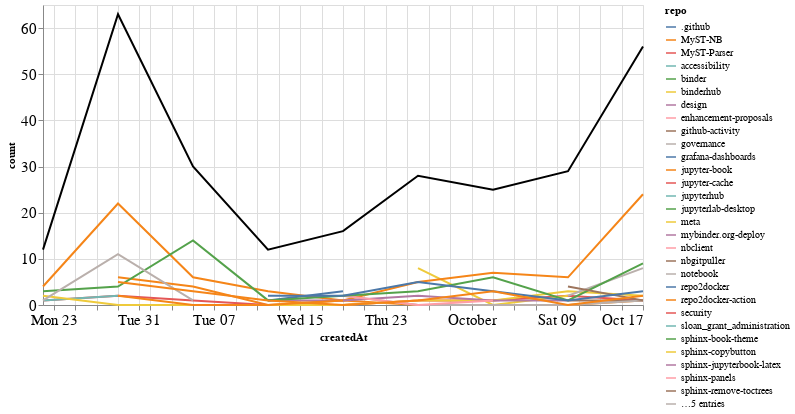

This figure's notebook cell:
### Markdown cell above
### Comments

### Code cell
comments_time = comments.groupby('repo').resample('W', on='createdAt').count()['author'].reset_index()
comments_time = comments_time.rename(columns={'author': 'count'})
comments_time_total = comments_time.groupby('createdAt').agg({"count": "sum"}).reset_index()
ch1 = alt.Chart(comments_time, width=600).mark_line().encode(
    x='createdAt',
    y='count',
    color='repo',
    tooltip="repo"
)

ch2 = alt.Chart(comments_time_total, width=600).mark_line(color="black").encode(
    x='createdAt',
    y='count',
)

ch1 + ch2

### Figure 1 — Vega-Lite specification as saved in the notebook (floating-point values rounded to 4 significant figures)
{"config": {"axisLeft": {"labelFontSize": 15}, "axisBottom": {"labelFontSize": 15}}, "layer": [{"data": {"name": "data-67ccc74243d1c395c35c5a9dc66bf73c"}, "mark": "line", "encoding": {"color": {"type": "nominal", "field": "repo"}, "tooltip": {"type": "nominal", "field": "repo"}, "x": {"type": "temporal", "field": "createdAt"}, "y": {"type": "quantitative", "field": "count"}}, "width": 600}, {"data": {"name": "data-fa0af0a52ddb5721d8845d90d202cd90"}, "mark": {"type": "line", "color": "black"}, "encoding": {"x": {"type": "temporal", "field": "createdAt"}, "y": {"type": "quantitative", "field": "count"}}, "width": 600}], "$schema": "https://vega.github.io/schema/vega-lite/v4.8.1.json", "datasets": {"data-67ccc74243d1c395c35c5a9dc66bf73c": [{"repo": ".github", "createdAt": "2021-09-12T00:00:00", "count": 1}, {"repo": "MyST-NB", "createdAt": "2021-08-29T00:00:00", "count": 6}, {"repo": "MyST-NB", "createdAt": "2021-09-05T00:00:00", "count": 4}, {"repo": "MyST-NB", "createdAt": "2021-09-12T00:00:00", "count": 0}, {"repo": "MyST-NB", "createdAt": "2021-09-19T00:00:00", "count": 1}, {"repo": "MyST-NB", "createdAt": "2021-09-26T00:00:00", "count": 0}, {"repo": "MyST-NB", "createdAt": "2021-10-03T00:00:00", "count": 0}, {"repo": "MyST-NB", "createdAt": "2021-10-10T00:00:00", "count": 0}, {"repo": "MyST-NB", "createdAt": "2021-10-17T00:00:00", "count": 1}, {"repo": "MyST-Parser", "createdAt": "2021-08-22T00:00:00", "count": 1}, {"repo": "MyST-Parser", "createdAt": "2021-08-29T00:00:00", "count": 2}, {"repo": "MyST-Parser", "createdAt": "2021-09-05T00:00:00", "count": 1}, {"repo": "MyST-Parser", "createdAt": "2021-09-12T00:00:00", "count": 0}, {"repo": "MyST-Parser", "createdAt": "2021-09-19T00:00:00", "count": 0}, {"repo": "MyST-Parser", "createdAt": "2021-09-26T00:00:00", "count": 1}, {"repo": "MyST-Parser", "createdAt": "2021-10-03T00:00:00", "count": 1}, {"repo": "MyST-Parser", "createdAt": "2021-10-10T00:00:00", "count": 2}, {"repo": "MyST-Parser", "createdAt": "2021-10-17T00:00:00", "count": 1}, {"repo": "accessibility", "createdAt": "2021-08-22T00:00:00", "count": 1}, {"repo": "accessibility", "createdAt": "2021-08-29T00:00:00", "count": 2}, {"repo": "binder", "createdAt": "2021-09-19T00:00:00", "count": 1}, {"repo": "binderhub", "createdAt": "2021-09-26T00:00:00", "count": 8}, {"repo": "binderhub", "createdAt": "2021-10-03T00:00:00", "count": 0}, {"repo": "binderhub", "createdAt": "2021-10-10T00:00:00", "count": 2}, {"repo": "design", "createdAt": "2021-08-29T00:00:00", "count": 1}, {"repo": "enhancement-proposals", "createdAt": "2021-10-10T00:00:00", "count": 2}, {"repo": "github-activity", "createdAt": "2021-10-10T00:00:00", "count": 1}, {"repo": "github-activity", "createdAt": "2021-10-17T00:00:00", "count": 1}, {"repo": "governance", "createdAt": "2021-09-19T00:00:00", "count": 2}, {"repo": "governance", "createdAt": "2021-09-26T00:00:00", "count": 0}, {"repo": "governance", "createdAt": "2021-10-03T00:00:00", "count": 0}, {"repo": "governance", "createdAt": "2021-10-10T00:00:00", "count": 0}, {"repo": "governance", "createdAt": "2021-10-17T00:00:00", "count": 1}, {"repo": "grafana-dashboards", "createdAt": "2021-08-29T00:00:00", "count": 1}, {"repo": "jupyter-book", "createdAt": "2021-08-22T00:00:00", "count": 4}, {"repo": "jupyter-book", "createdAt": "2021-08-29T00:00:00", "count": 22}, {"repo": "jupyter-book", "createdAt": "2021-09-05T00:00:00", "count": 6}, {"repo": "jupyter-book", "createdAt": "2021-09-12T00:00:00", "count": 3}, {"repo": "jupyter-book", "createdAt": "2021-09-19T00:00:00", "count": 1}, {"repo": "jupyter-book", "createdAt": "2021-09-26T00:00:00", "count": 5}, {"repo": "jupyter-book", "createdAt": "2021-10-03T00:00:00", "count": 7}, {"repo": "jupyter-book", "createdAt": "2021-10-10T00:00:00", "count": 6}, {"repo": "jupyter-book", "createdAt": "2021-10-17T00:00:00", "count": 24}, {"repo": "jupyter-cache", "createdAt": "2021-08-29T00:00:00", "count": 2}, {"repo": "jupyterhub", "createdAt": "2021-08-29T00:00:00", "count": 4}, {"repo": "jupyterlab-desktop", "createdAt": "2021-09-26T00:00:00", "count": 1}, {"repo": "meta", "createdAt": "2021-08-22T00:00:00", "count": 2}, {"repo": "meta", "createdAt": "2021-08-29T00:00:00", "count": 0}, {"repo": "meta", "createdAt": "2021-09-05T00:00:00", "count": 0}, {"repo": "meta", "createdAt": "2021-09-12T00:00:00", "count": 0}, {"repo": "meta", "createdAt": "2021-09-19T00:00:00", "count": 0}, {"repo": "meta", "createdAt": "2021-09-26T00:00:00", "count": 1}, {"repo": "meta", "createdAt": "2021-10-03T00:00:00", "count": 1}, {"repo": "meta", "createdAt": "2021-10-10T00:00:00", "count": 3}, {"repo": "meta", "createdAt": "2021-10-17T00:00:00", "count": 2}, {"repo": "mybinder.org-deploy", "createdAt": "2021-09-12T00:00:00", "count": 1}, {"repo": "mybinder.org-deploy", "createdAt": "2021-09-19T00:00:00", "count": 1}, {"repo": "mybinder.org-deploy", "createdAt": "2021-09-26T00:00:00", "count": 2}, {"repo": "mybinder.org-deploy", "createdAt": "2021-10-03T00:00:00", "count": 1}, {"repo": "mybinder.org-deploy", "createdAt": "2021-10-10T00:00:00", "count": 1}, {"repo": "nbclient", "createdAt": "2021-09-19T00:00:00", "count": 2}, {"repo": "nbclient", "createdAt": "2021-09-26T00:00:00", "count": 0}, {"repo": "nbclient", "createdAt": "2021-10-03T00:00:00", "count": 1}, {"repo": "nbgitpuller", "createdAt": "2021-09-05T00:00:00", "count": 1}, {"repo": "notebook", "createdAt": "2021-10-10T00:00:00", "count": 2}, {"repo": "notebook", "createdAt": "2021-10-17T00:00:00", "count": 8}, {"repo": "repo2docker", "createdAt": "2021-09-12T00:00:00", "count": 1}, {"repo": "repo2docker", "createdAt": "2021-09-19T00:00:00", "count": 3}, {"repo": "repo2docker-action", "createdAt": "2021-08-29T00:00:00", "count": 2}, {"repo": "repo2docker-action", "createdAt": "2021-09-05T00:00:00", "count": 0}, {"repo": "repo2docker-action", "createdAt": "2021-09-12T00:00:00", "count": 0}, {"repo": "repo2docker-action", "createdAt": "2021-09-19T00:00:00", "count": 1}, {"repo": "security", "createdAt": "2021-10-03T00:00:00", "count": 1}, {"repo": "sloan_grant_administration", "createdAt": "2021-10-10T00:00:00", "count": 4}, {"repo": "sphinx-book-theme", "createdAt": "2021-08-22T00:00:00", "count": 3}, {"repo": "sphinx-book-theme", "createdAt": "2021-08-29T00:00:00", "count": 4}, {"repo": "sphinx-book-theme", "createdAt": "2021-09-05T00:00:00", "count": 14}, {"repo": "sphinx-book-theme", "createdAt": "2021-09-12T00:00:00", "count": 1}, {"repo": "sphinx-book-theme", "createdAt": "2021-09-19T00:00:00", "count": 2}, {"repo": "sphinx-book-theme", "createdAt": "2021-09-26T00:00:00", "count": 3}, {"repo": "sphinx-book-theme", "createdAt": "2021-10-03T00:00:00", "count": 6}, {"repo": "sphinx-book-theme", "createdAt": "2021-10-10T00:00:00", "count": 1}, {"repo": "sphinx-book-theme", "createdAt": "2021-10-17T00:00:00", "count": 9}, {"repo": "sphinx-copybutton", "createdAt": "2021-10-17T00:00:00", "count": 3}, {"repo": "sphinx-jupyterbook-latex", "createdAt": "2021-10-03T00:00:00", "count": 1}, {"repo": "sphinx-panels", "createdAt": "2021-08-29T00:00:00", "count": 1}, {"repo": "sphinx-remove-toctrees", "createdAt": "2021-10-10T00:00:00", "count": 4}, {"repo": "sphinx-remove-toctrees", "createdAt": "2021-10-17T00:00:00", "count": 1}, {"repo": "sphinx-thebe", "createdAt": "2021-08-22T00:00:00", "count": 1}, {"repo": "sphinx-thebe", "createdAt": "2021-08-29T00:00:00", "count": 11}, {"repo": "sphinx-thebe", "createdAt": "2021-09-05T00:00:00", "count": 1}, {"repo": "team-compass", "createdAt": "2021-09-12T00:00:00", "count": 2}, {"repo": "team-compass", "createdAt": "2021-09-19T00:00:00", "count": 2}, {"repo": "team-compass", "createdAt": "2021-09-26T00:00:00", "count": 5}, {"repo": "team-compass", "createdAt": "2021-10-03T00:00:00", "count": 3}, {"repo": "team-compass", "createdAt": "2021-10-10T00:00:00", "count": 1}, {"repo": "team-compass", "createdAt": "2021-10-17T00:00:00", "count": 3}, {"repo": "thebe", "createdAt": "2021-08-29T00:00:00", "count": 5}, {"repo": "thebe", "createdAt": "2021-09-05T00:00:00", "count": 3}, {"repo": "thebe", "createdAt": "2021-09-12T00:00:00", "count": 1}, {"repo": "thebe", "createdAt": "2021-09-19T00:00:00", "count": 0}, {"repo": "thebe", "createdAt": "2021-09-26T00:00:00", "count": 1}, {"repo": "thebe", "createdAt": "2021-10-03T00:00:00", "count": 3}, {"repo": "thebe", "createdAt": "2021-10-10T00:00:00", "count": 0}, {"repo": "thebe", "createdAt": "2021-10-17T00:00:00", "count": 2}, {"repo": "voila", "createdAt": "2021-09-12T00:00:00", "count": 2}, {"repo": "web-compile", "createdAt": "2021-09-26T00:00:00", "count": 1}], "data-fa0af0a52ddb5721d8845d90d202cd90": [{"createdAt": "2021-08-22T00:00:00", "count": 12}, {"createdAt": "2021-08-29T00:00:00", "count": 63}, {"createdAt": "2021-09-05T00:00:00", "count": 30}, {"createdAt": "2021-09-12T00:00:00", "count": 12}, {"createdAt": "2021-09-19T00:00:00", "count": 16}, {"createdAt": "2021-09-26T00:00:00", "count": 28}, {"createdAt": "2021-10-03T00:00:00", "count": 25}, {"createdAt": "2021-10-10T00:00:00", "count": 29}, {"createdAt": "2021-10-17T00:00:00", "count": 56}]}}
